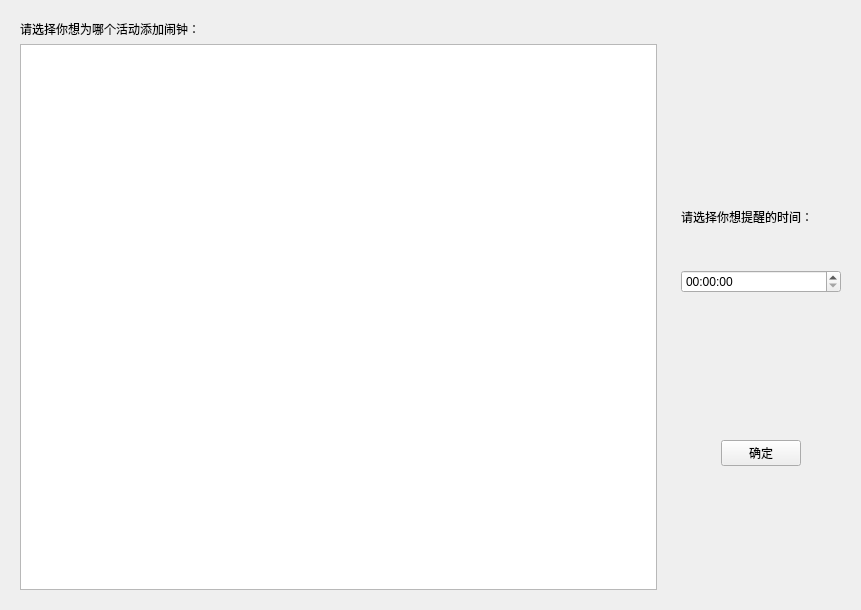
<?xml version="1.0" encoding="UTF-8"?>
<ui version="4.0">
 <class>clockmanager</class>
 <widget class="QWidget" name="clockmanager">
  <property name="geometry">
   <rect>
    <x>0</x>
    <y>0</y>
    <width>861</width>
    <height>610</height>
   </rect>
  </property>
  <property name="windowTitle">
   <string>闹钟管理</string>
  </property>
  <layout class="QGridLayout" name="gridLayout">
   <item row="0" column="0" rowspan="2">
    <widget class="QWidget" name="widget_2" native="true">
     <layout class="QVBoxLayout" name="verticalLayout">
      <item>
       <widget class="QLabel" name="label_2">
        <property name="text">
         <string>请选择你想为哪个活动添加闹钟：</string>
        </property>
       </widget>
      </item>
      <item>
       <widget class="QTableWidget" name="tableWidget"/>
      </item>
     </layout>
    </widget>
   </item>
   <item row="0" column="1">
    <widget class="QWidget" name="widget" native="true">
     <layout class="QVBoxLayout" name="verticalLayout_2">
      <item>
       <spacer name="verticalSpacer_3">
        <property name="orientation">
         <enum>Qt::Vertical</enum>
        </property>
        <property name="sizeType">
         <enum>QSizePolicy::Fixed</enum>
        </property>
        <property name="sizeHint" stdset="0">
         <size>
          <width>20</width>
          <height>150</height>
         </size>
        </property>
       </spacer>
      </item>
      <item>
       <widget class="QLabel" name="label">
        <property name="text">
         <string>请选择你想提醒的时间：</string>
        </property>
       </widget>
      </item>
      <item>
       <widget class="QTimeEdit" name="timeEdit"/>
      </item>
     </layout>
    </widget>
   </item>
   <item row="1" column="1">
    <widget class="QWidget" name="widget_3" native="true">
     <layout class="QHBoxLayout" name="horizontalLayout_3">
      <item>
       <spacer name="horizontalSpacer">
        <property name="orientation">
         <enum>Qt::Horizontal</enum>
        </property>
        <property name="sizeType">
         <enum>QSizePolicy::Fixed</enum>
        </property>
        <property name="sizeHint" stdset="0">
         <size>
          <width>40</width>
          <height>20</height>
         </size>
        </property>
       </spacer>
      </item>
      <item>
       <widget class="QPushButton" name="finished">
        <property name="text">
         <string>确定</string>
        </property>
       </widget>
      </item>
      <item>
       <spacer name="horizontalSpacer_2">
        <property name="orientation">
         <enum>Qt::Horizontal</enum>
        </property>
        <property name="sizeType">
         <enum>QSizePolicy::Fixed</enum>
        </property>
        <property name="sizeHint" stdset="0">
         <size>
          <width>40</width>
          <height>20</height>
         </size>
        </property>
       </spacer>
      </item>
     </layout>
    </widget>
   </item>
  </layout>
 </widget>
 <resources/>
 <connections/>
</ui>
